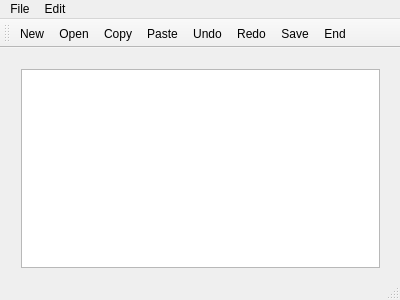
<?xml version="1.0" encoding="UTF-8"?>
<ui version="4.0">
 <class>MainWindow</class>
 <widget class="QMainWindow" name="MainWindow">
  <property name="geometry">
   <rect>
    <x>0</x>
    <y>0</y>
    <width>400</width>
    <height>300</height>
   </rect>
  </property>
  <property name="windowTitle">
   <string>MainWindow</string>
  </property>
  <widget class="QWidget" name="centralWidget">
   <widget class="QWidget" name="verticalLayoutWidget">
    <property name="geometry">
     <rect>
      <x>10</x>
      <y>10</y>
      <width>381</width>
      <height>221</height>
     </rect>
    </property>
    <layout class="QVBoxLayout" name="verticalLayout">
     <item>
      <widget class="QTextEdit" name="textEdit"/>
     </item>
    </layout>
   </widget>
  </widget>
  <widget class="QMenuBar" name="menuBar">
   <property name="geometry">
    <rect>
     <x>0</x>
     <y>0</y>
     <width>400</width>
     <height>22</height>
    </rect>
   </property>
   <widget class="QMenu" name="menuFile">
    <property name="title">
     <string>File</string>
    </property>
    <addaction name="actionNew"/>
    <addaction name="actionOpen"/>
    <addaction name="actionSave"/>
    <addaction name="actionExit"/>
   </widget>
   <widget class="QMenu" name="menuEdit">
    <property name="title">
     <string>Edit</string>
    </property>
    <addaction name="actionCopy"/>
    <addaction name="actionPaste"/>
    <addaction name="actionUndo"/>
    <addaction name="actionRedo"/>
   </widget>
   <addaction name="menuFile"/>
   <addaction name="menuEdit"/>
  </widget>
  <widget class="QToolBar" name="mainToolBar">
   <attribute name="toolBarArea">
    <enum>TopToolBarArea</enum>
   </attribute>
   <attribute name="toolBarBreak">
    <bool>false</bool>
   </attribute>
   <addaction name="actionNew"/>
   <addaction name="actionOpen"/>
   <addaction name="actionCopy"/>
   <addaction name="actionPaste"/>
   <addaction name="actionUndo"/>
   <addaction name="actionRedo"/>
   <addaction name="actionSave"/>
   <addaction name="actionExit"/>
  </widget>
  <widget class="QStatusBar" name="statusBar"/>
  <action name="actionNew">
   <property name="icon">
    <iconset resource="images.qrc">
     <normaloff>:/images/images/new.png</normaloff>:/images/images/new.png</iconset>
   </property>
   <property name="text">
    <string>New</string>
   </property>
  </action>
  <action name="actionOpen">
   <property name="icon">
    <iconset resource="images.qrc">
     <normaloff>:/images/images/open.png</normaloff>
     <normalon>:/images/images/open.png</normalon>:/images/images/open.png</iconset>
   </property>
   <property name="text">
    <string>Open</string>
   </property>
  </action>
  <action name="actionCopy">
   <property name="icon">
    <iconset resource="images.qrc">
     <normaloff>:/images/images/copy.png</normaloff>:/images/images/copy.png</iconset>
   </property>
   <property name="text">
    <string>Copy</string>
   </property>
  </action>
  <action name="actionPaste">
   <property name="icon">
    <iconset resource="images.qrc">
     <normaloff>:/images/images/paste.png</normaloff>:/images/images/paste.png</iconset>
   </property>
   <property name="text">
    <string>Paste</string>
   </property>
  </action>
  <action name="actionUndo">
   <property name="icon">
    <iconset resource="images.qrc">
     <normaloff>:/images/images/undo.png</normaloff>:/images/images/undo.png</iconset>
   </property>
   <property name="text">
    <string>Undo</string>
   </property>
  </action>
  <action name="actionRedo">
   <property name="icon">
    <iconset resource="images.qrc">
     <normaloff>:/images/images/redo.png</normaloff>:/images/images/redo.png</iconset>
   </property>
   <property name="text">
    <string>Redo</string>
   </property>
  </action>
  <action name="actionSave">
   <property name="icon">
    <iconset resource="images.qrc">
     <normaloff>:/images/images/save.png</normaloff>:/images/images/save.png</iconset>
   </property>
   <property name="text">
    <string>Save</string>
   </property>
  </action>
  <action name="actionExit">
   <property name="icon">
    <iconset resource="images.qrc">
     <normaloff>:/images/images/exit.png</normaloff>:/images/images/exit.png</iconset>
   </property>
   <property name="text">
    <string>End</string>
   </property>
  </action>
 </widget>
 <layoutdefault spacing="6" margin="11"/>
 <resources>
  <include location="images.qrc"/>
 </resources>
 <connections/>
</ui>
